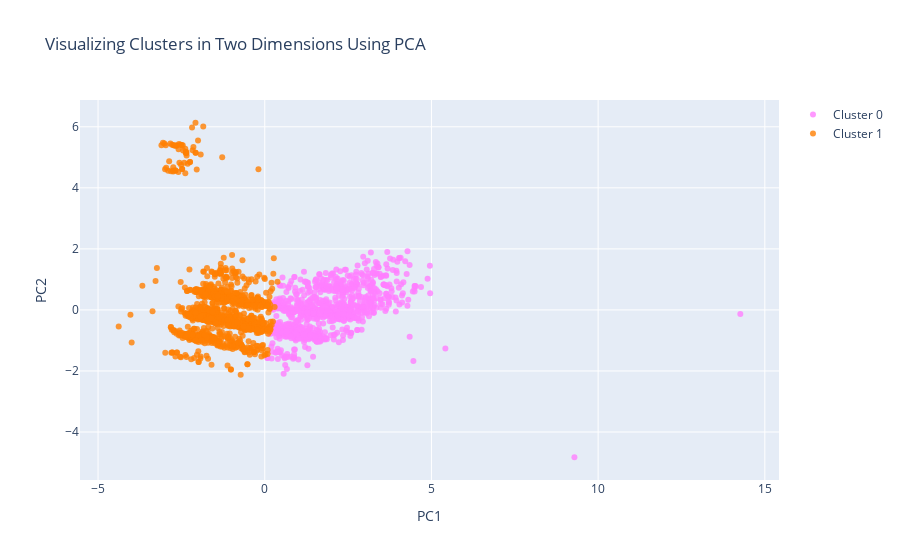

Notebook code for this chart:
### Code cell
#Instructions for building the 2-D plot

#trace1 is for 'Cluster 0'
trace1 = go.Scatter(
                    x = cluster0["PC1_2d"],
                    y = cluster0["PC2_2d"],
                    mode = "markers",
                    name = "Cluster 0",
                    marker = dict(color = 'rgba(255, 128, 255, 0.8)'),
                    text = None)

#trace2 is for 'Cluster 1'
trace2 = go.Scatter(
                    x = cluster1["PC1_2d"],
                    y = cluster1["PC2_2d"],
                    mode = "markers",
                    name = "Cluster 1",
                    marker = dict(color = 'rgba(255, 128, 2, 0.8)'),
                    text = None)

#trace3 is for 'Cluster 2'
trace3 = go.Scatter(
                    x = cluster2["PC1_2d"],
                    y = cluster2["PC2_2d"],
                    mode = "markers",
                    name = "Cluster 2",
                    marker = dict(color = 'rgba(0, 255, 200, 0.8)'),
                    text = None)

data = [trace1, trace2, trace3]

title = "Visualizing Clusters in Two Dimensions Using PCA"

layout = dict(title = title,
              xaxis= dict(title= 'PC1',ticklen= 5,zeroline= False),
              yaxis= dict(title= 'PC2',ticklen= 5,zeroline= False)
             )

fig = dict(data = data, layout = layout)

iplot(fig)

### Figure 1 — Plotly figure (JSON) as saved in the notebook; plotly's stock layout.template omitted (floating-point values rounded to 4 significant figures; data arrays with more than 128 entries replaced by an {"elided": "..."} marker saying what was removed)
{"data": [{"marker": {"color": "rgba(255, 128, 255, 0.8)"}, "mode": "markers", "name": "Cluster 0", "type": "scatter", "x": {"elided": "965 float values"}, "y": {"elided": "965 float values"}}, {"marker": {"color": "rgba(255, 128, 2, 0.8)"}, "mode": "markers", "name": "Cluster 1", "type": "scatter", "x": {"elided": "1275 float values"}, "y": {"elided": "1275 float values"}}, {"marker": {"color": "rgba(0, 255, 200, 0.8)"}, "mode": "markers", "name": "Cluster 2", "type": "scatter", "x": [], "y": []}], "layout": {"title": {"text": "Visualizing Clusters in Two Dimensions Using PCA"}, "xaxis": {"ticklen": 5, "title": {"text": "PC1"}, "zeroline": false}, "yaxis": {"ticklen": 5, "title": {"text": "PC2"}, "zeroline": false}}}
